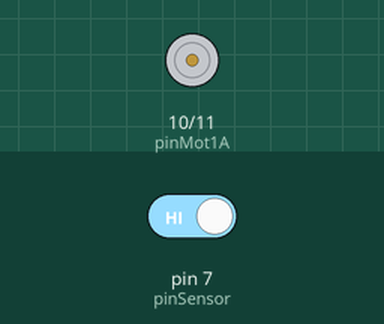
This sketch was run on a simulated Arduino Uno, built with avr-gcc and run on an emulated ATmega328P. On the bench: motor-driver pin pairs drawn as motors (green arrow = first pin HIGH = forward, orange = second pin HIGH = backward, longer = more drive). The inputs (shaded band) are chosen by the test bench; at power-on: pin 7 (pinSensor) HIGH.

Above: at 1.2 s.
1.3 s: pin 7 (pinSensor) driven LOW
At 5.5 s:
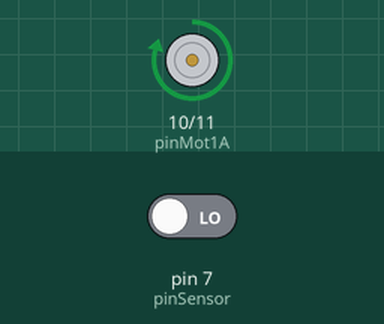
23.0 s: pin 7 (pinSensor) driven HIGH
At 24.0 s:
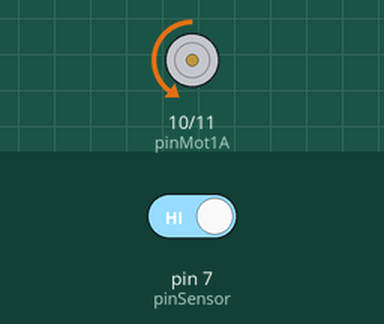
Timing chart, 0 to 45.0 s (numbered marks = the images above; inputs shaded):
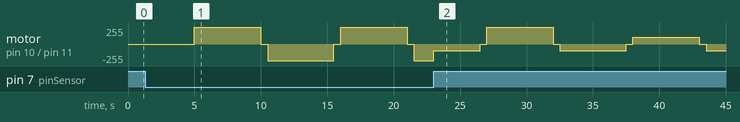

The sketch:

SW-520.ino
```cpp
// DEFINIÇÕES DE PINOS
#define pinMot1A  10
#define pinMot1B  11
#define pinSensor 7
#define INTERVALO 5000
// DECLARAÇÃO DE VARIÁVEIS
unsigned long controleTempo;
int movimento;

void setup() {
  pinMode(pinMot1A, OUTPUT);
  pinMode(pinMot1B, OUTPUT);
  pinMode(pinSensor, INPUT);
}
void loop() {
  bool ladeira = !digitalRead(pinSensor); // QUANDO ESTÁ INCLINADO == false
  int velocidade = 100 + (ladeira * 150); // SE ESTIVER INCLINADO VAI SOMAR 150 NA VELOCIDADE

  switch (movimento) {
    case -2 : {} // SEM O BREAK EXECUTA O CODIGO DE BAIXO
    case 0 : {   // if ( movimento == -2 || movimento == 0) {
        // PARADO
        digitalWrite(pinMot1A, LOW );
        digitalWrite(pinMot1B, LOW );
        break;
      }
    case 1 : {
        // MOVER PARA FRENTE
        analogWrite(pinMot1A, velocidade );
        analogWrite(pinMot1B, LOW );
        break;
      }
    case -1 : {
        analogWrite(pinMot1A, LOW );
        analogWrite(pinMot1B, velocidade );
        break;
      }
  }
  if ( millis() - controleTempo > INTERVALO) { // CONTROLA A TROCA DE MOVIMENTOS
    movimento++;
    if (movimento > 1) movimento = -2;
    if (movimento == -2 || movimento == 0) controleTempo = ((millis() - INTERVALO) + 500);
    else controleTempo = millis();
  }
}
```
